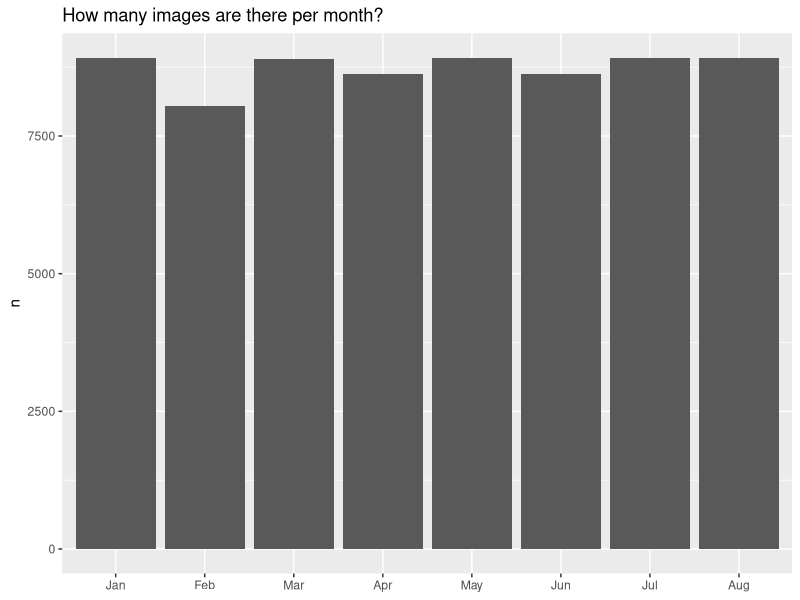
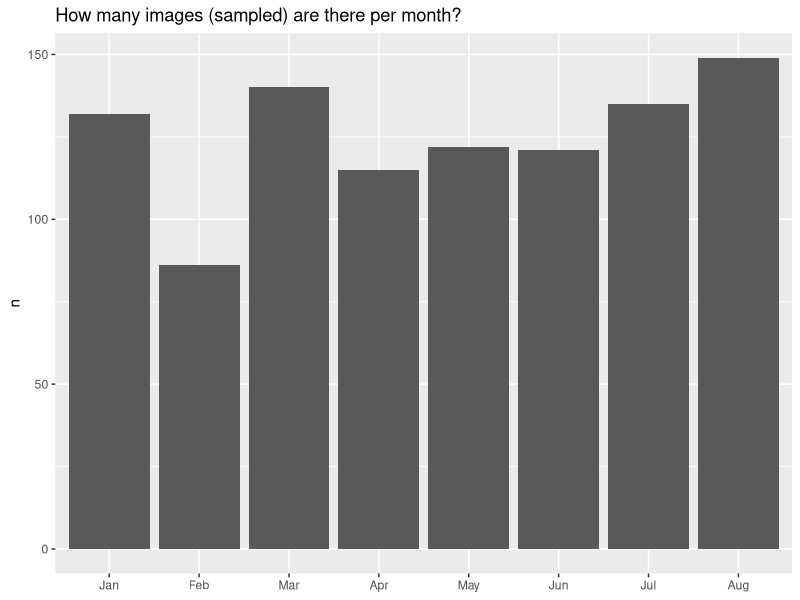
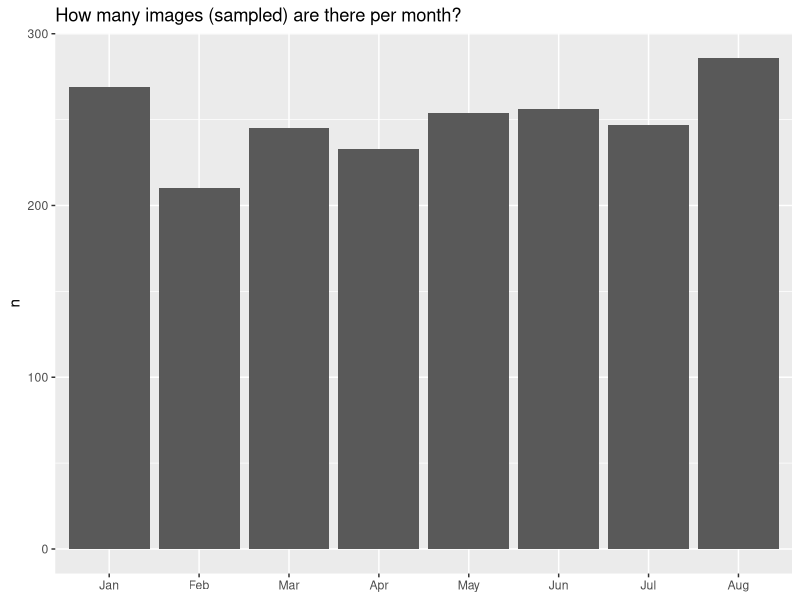

Write the R code that produced these figures, in order.
## ---- chunk 1
library(fs)
library(tidyverse)
library(lubridate)
library(hms)
library(here)
## ---- chunk 2
# For some reason list all files from R directly resulted in a weird bug. It was therefore
# decided to do this part using a shell script instead.

files_2019 <-
  # read the list of files from 2019 which was created using the shell script "image-list.sh"
  read_csv(here("images", "2019", "files_2019.csv"), col_names = "filename") %>%
  filter(filename != "files_2019.csv") %>%
  # remove .jpg extension
  mutate(datetime = str_sub(filename, end = -5)) %>%
  # split into date and time and format properly
  separate(datetime, into = c("date", "time"), sep = "_") %>%
  mutate(date = ymd(date),
         time = as_hms(paste0(str_replace(time, "-", ":"), ":00")))
## ---- chunk 3
files_2019 %>%
  mutate(month = month(date, label = TRUE)) %>%
  count(month) %>%
  ggplot(aes(x = month, y = n)) +
  geom_bar(stat = "identity") +
  labs(x = NULL,
       title = "How many images are there per month?")
## ---- chunk 4
all_days <-
  seq(from = c(ISOdate(2019,1,1)), to = c(ISOdate(2019,8,31)), by = "day") %>%
  as.Date()

all_timepoints <-
  crossing(date = all_days,
           h = seq(from = 0, to = 23),
           m = seq(from = 0, to = 55, by = 5),
           s = 0) %>%
  transmute(date = date,
            time = as_hms(paste0(h, ":", m, ":", s))) %>%
  # remove entries from 2019-03-31_02-00 until 2019-03-31_02-55
  # which are missing due to daylight-saving time.
  filter(!(date == "2019-03-31" & hour(time) == 2))

missing_timepoints <-
  anti_join(all_timepoints, files_2019, by = c("date", "time"))
## ---- chunk 5
# Very important to set a seed in order to reproduce the sampling
set.seed(20200421)

files_2019_sampled <-
  files_2019 %>%
  # this time, no time-constraint is applied to also get images which were taken at night
  #filter(time >= as_hms("09:00:00"),
  #       time <= as_hms("16:00:00")) %>%
  sample_n(1000) %>%
  arrange(filename)

invisible(file.copy(from = here("images", "2019", files_2019_sampled$filename),
                    to = here("images", "2019_sampled", files_2019_sampled$filename)))

write_csv(files_2019_sampled, path = here("images", "files_2019_sampled.csv"))

files_2019_sampled %>%
  mutate(month = month(date, label = TRUE)) %>%
  count(month) %>%
  ggplot(aes(x = month, y = n)) +
  geom_bar(stat = "identity") +
  labs(x = NULL,
       title = "How many images (sampled) are there per month?")
## ---- chunk 6
# Very important to set a seed in order to reproduce the sampling
set.seed(20200421)

files_2019_sampled_2 <-
  files_2019 %>%
  anti_join(files_2019_sampled, by = c("filename", "date", "time")) %>% # remove previously sampled images
  # this time, no time-constraint is applied to also get images which were taken at night
  #filter(time >= as_hms("09:00:00"),
  #       time <= as_hms("16:00:00")) %>%
  sample_n(2000) %>%
  arrange(filename)

invisible(file.copy(from = here("images", "2019", files_2019_sampled_2$filename),
                    to = here("images", "2019_sampled_2", files_2019_sampled_2$filename)))

write_csv(files_2019_sampled_2, path = here("images", "files_2019_sampled_2.csv"))

files_2019_sampled_2 %>%
  mutate(month = month(date, label = TRUE)) %>%
  count(month) %>%
  ggplot(aes(x = month, y = n)) +
  geom_bar(stat = "identity") +
  labs(x = NULL,
       title = "How many images (sampled) are there per month?")
